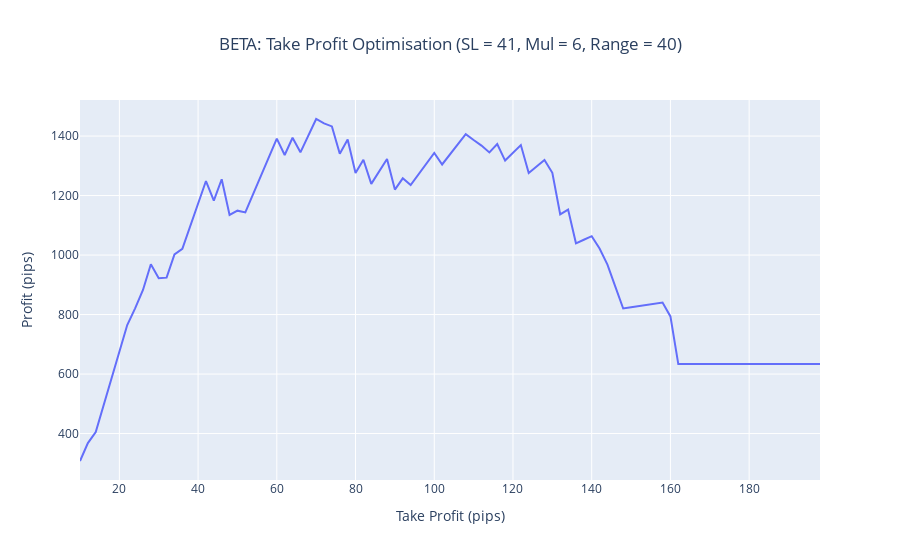

Notebook code cell kept with this figure:
### Code cell
# Take Profit Analysis

multiplier = 6
length = 40
stop = 41

profits = []
take_profits = range(10, 200, 2)

for take_profit in take_profits:
    signals = load_beta_trades("./beta/BETA.csv")
    total_profit = 0.0
    wins = 0
    losses = 0
    for signal in signals["TP1"]:
        signal.set_stop_loss_pips(stop)
        signal.set_take_profit_pips(take_profit)

        df = get_supertrend(signal.ticker, multiplier=multiplier, length=length, sample_mins=60)
        profit = supertrend_trailing(df, signal) * pip_factor(signal.ticker)
        if profit > 0:
            wins += 1
        else:
            losses += 1
        total_profit += profit
        #print(signal, profit)
    profits.append(total_profit)
    print(take_profit, total_profit, wins, losses)
    
fig = go.Figure(data=go.Scatter(x=list(take_profits), y=profits))
fig.update_layout(
    title=f"BETA: Take Profit Optimisation (SL = {stop}, Mul = {multiplier}, Range = {length})",
    title_x=0.5,
    xaxis_title="Take Profit (pips)",
    yaxis_title="Profit (pips)"
)
fig.show()

### Figure 1 — Plotly figure (JSON) as saved in the notebook; plotly's stock layout.template omitted (floating-point values rounded to 4 significant figures)
{"data": [{"type": "scatter", "x": [10, 12, 14, 16, 18, 20, 22, 24, 26, 28, 30, 32, 34, 36, 38, 40, 42, 44, 46, 48, 50, 52, 54, 56, 58, 60, 62, 64, 66, 68, 70, 72, 74, 76, 78, 80, 82, 84, 86, 88, 90, 92, 94, 96, 98, 100, 102, 104, 106, 108, 110, 112, 114, 116, 118, 120, 122, 124, 126, 128, 130, 132, 134, 136, 138, 140, 142, 144, 146, 148, 150, 152, 154, 156, 158, 160, 162, 164, 166, 168, 170, 172, 174, 176, 178, 180, 182, 184, 186, 188, 190, 192, 194, 196, 198], "y": [307.8, 367.9, 404.9, 494.9, 584.9, 674.9, 764.9, 820.8, 882.8, 968.8, 922.3, 924.0, 1002.0, 1021.0, 1097.0, 1173.0, 1249.0, 1183.0, 1255.0, 1135.0, 1149.0, 1143.0, 1205.0, 1267.0, 1329.0, 1391.0, 1336.0, 1394.0, 1345.0, 1401.0, 1457.0, 1442.0, 1432.0, 1340.0, 1388.0, 1276.0, 1320.0, 1239.0, 1281.0, 1323.0, 1220.0, 1258.0, 1235.0, 1271.0, 1307.0, 1343.0, 1304.0, 1338.0, 1372.0, 1406.0, 1387.0, 1368.0, 1345.0, 1373.0, 1318.0, 1344.0, 1370.0, 1276.0, 1298.0, 1320.0, 1277.0, 1137.0, 1153.0, 1039.0, 1051.0, 1063.0, 1022.0, 968.0, 894.1, 820.4, 824.4, 828.4, 832.4, 836.4, 840.4, 793.7, 633.7, 633.7, 633.7, 633.7, 633.7, 633.7, 633.7, 633.7, 633.7, 633.7, 633.7, 633.7, 633.7, 633.7, 633.7, 633.7, 633.7, 633.7, 633.7]}], "layout": {"title": {"text": "BETA: Take Profit Optimisation (SL = 41, Mul = 6, Range = 40)", "x": 0.5}, "xaxis": {"title": {"text": "Take Profit (pips)"}}, "yaxis": {"title": {"text": "Profit (pips)"}}}}
